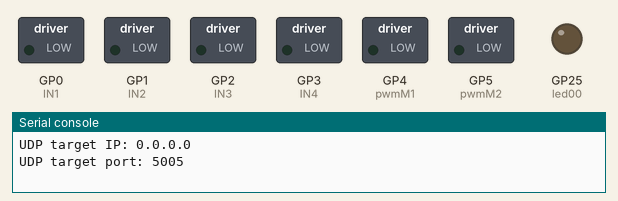
Recording of a program running on a simulated Raspberry Pi Pico running MicroPython. Parts: switched loads named in the program (green lamp = pin HIGH), output pins drawn as LEDs (lit = HIGH), the last lines printed to the serial console. WiFi joins after 1.5 s.

Above: at 0.1 s.
At 1.6 s:
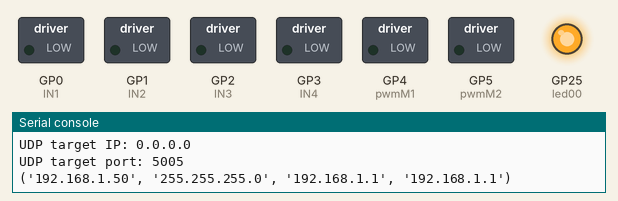
Timing chart, 0 to 4.0 s (numbered marks = the images above):
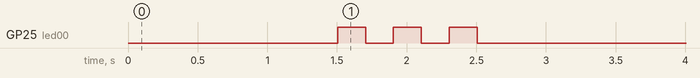

The program:

fodboldModule.py
```python
import UDP
import motor
import gear
import blink
import horn

def main():
    # Set up UDP connection
    sock, UDP_IP, UDP_PORT = UDP.UDP_setup("0.0.0.0", 5005, "ITEK 2nd", "2nd_Semester_F23v")
    sock.bind((UDP_IP, UDP_PORT))
    # Blink to indicate the Pico has been connected to the network
    blink.blink_pico(3)
    # Set PWM frequency
    motor.pwm_freq(1000, 1000)

    while True:
        # Receive controller input and assign to variables
        trig_left, trig_right, x_axis_right, \
            button_x, button_y, button_b = UDP.recv_input(sock, 1024, "utf-8")

        # Speed factor - To scale the dutycycle (speed)
        speed_scale = gear.change_gear(button_x, button_y)

        if button_b == 1:
            horn.honk()


        # Initialise left and right speed variables - If not done, the car moves slow
        left_speed = 0
        right_speed = 0

        # Check if either trigger is pressed to set motor speed
        if trig_right > 0:
            # Right trigger pressed, go forward
            left_speed = trig_right * speed_scale
            right_speed = trig_right * speed_scale
        elif trig_left > 0:
            # Left trigger pressed, go backward
            left_speed = trig_left * speed_scale
            right_speed = trig_left * speed_scale

        # Adjust left and right motor speeds based on turning factor (x_axis_right)
        if trig_right > 0 or trig_left > 0:
            # Modify the turning factor based on speed_scale,
            # so that turning speed scales properly
            turning_factor = x_axis_right * speed_scale
            left_speed -= turning_factor
            right_speed += turning_factor


        # Set motor speeds and directions
        if trig_right > 0:
            motor.forward(trig_right)
        elif trig_left > 0:
            motor.backward(trig_left)
        else:
            motor.stop_motors()


        # Set PWM duty cycle based on scaled speed
        # This is done to control the dutycycle
        # (speed) of the wheels, when turning
        pwm_duty_left = int(65536 * abs(left_speed))
        pwm_duty_right = int(65536 * abs(right_speed))
        motor.pwmM1.duty_u16(pwm_duty_left)
        motor.pwmM2.duty_u16(pwm_duty_right)

main()
```

UDP.py
```python
import network
import socket


# This function sets up a UDP connection to a specified network
def UDP_setup(listen_ip, listen_port, network_name, network_password):
    UDP_IP = listen_ip
    UDP_PORT = listen_port
    print("UDP target IP: %s" % UDP_IP)
    print("UDP target port: %s" % UDP_PORT)
    sock = socket.socket(socket.AF_INET,  # Internet
                         socket.SOCK_DGRAM)  # UDP
    ssid = network_name
    password = network_password
    station = network.WLAN(network.STA_IF)
    station.active(True)
    station.connect(ssid, password)
    while station.isconnected() == False:
        pass
    print(station.ifconfig())
    return sock, UDP_IP, UDP_PORT


# This function receives a UDP message, decodes it,
# splits it at the ":", assigns the index values to variables
# and returns those
# Buffersize and which decoding format
# needs to be specified as arguments
def recv_input(sock, buffer_size, utf_x):
    message = sock.recv(buffer_size)
    message_decoded = message.decode(utf_x)
    message_split = message_decoded.split(":")
    trig_left = float(message_split[0])     # Controls backward movement
    trig_right = float(message_split[1])    # Controls forward movement
    x_axis_right = float(message_split[2])  # This becomes the turning factor
    button_x = int(message_split[3])        # Used for changing gear down
    button_y = int(message_split[4])        # Used for changing gear up
    button_b = int(message_split[5])        # Used for honking
    return trig_left, trig_right, x_axis_right, button_x, button_y, button_b
```

motor.py
```python
import machine


""" PIN ASSIGNMENTS """
# H-Bridge Pins
IN1 = machine.Pin(0, machine.Pin.OUT)   # IN1 on = FORWARD
IN2 = machine.Pin(1, machine.Pin.OUT)   # IN2 on = BACKWARD
IN3 = machine.Pin(2, machine.Pin.OUT)   # IN3 on = FORWARD
IN4 = machine.Pin(3, machine.Pin.OUT)   # IN4 on = BACKWARD

# PWM Pin
pwmM1 = machine.PWM(machine.Pin(4))  #EN-A
pwmM2 = machine.PWM(machine.Pin(5))  #EN-B

def pwm_freq(freq1, freq2):
    # PWM Frequency
    pwmM1.freq(freq1)
    pwmM2.freq(freq2)

""" FUNCTIONS """
# Stops both motors
def stop_motors():
    IN1.off()
    IN2.off()
    IN3.off()
    IN4.off()

def forward(speed):
    IN1.on()
    IN2.off()
    IN3.on()
    IN4.off()
    pwmM1.duty_u16(int(65536 * speed))     # Left Speed
    pwmM2.duty_u16(int(65536 * speed))     # Right Speed

def backward(speed):
    IN1.off()
    IN2.on()
    IN3.off()
    IN4.on()
    pwmM1.duty_u16(int(65536 * speed))     # Left Speed
    pwmM2.duty_u16(int(65536 * speed))     # Right Speed
```

gear.py
```python
import display
# This function changes 'gears' by changing the variable
# we use to control the dutycycle (speed of the  car)

# Initialise speeds list, index and speed_factor
# 0.9 - Highest value, 0.4 - Next discernible difference,
# 0.25 - Lowest value while still being able to drive
speeds = [0.4, 0.9]
index = 1
speed_factor = speeds[index]

def change_gear(button_x, button_y):
    global speeds
    global index
    global speed_factor
    if button_y == 1:
        display.display_number(0)
        if index == 1:
            pass
        else:
            index += 1
            speed_factor = speeds[index]
    if button_x == 1:
        display.display_number(1)
        if index == 0:
            pass
        else:
            index -= 1
            speed_factor = speeds[index]
    return speed_factor
```

blink.py
```python
import machine
import time

led00 = machine.Pin("LED", machine.Pin.OUT)

"""Blink onboard LED"""
# For MicroPython. Needs 'machine' and 'time' modules,
# as well as the led00 variable
# The functions blinks the onboard LED a specified
# (x) amount of times, when Pico boots.
def blink_pico(amount):
    for i in range(amount):
        led00.on()
        time.sleep(.2)
        led00.off()
        time.sleep(.2)
```

horn.py
```python
import machine
import time

# Assign buzzer to pin
buzzer = machine.PWM(machine.Pin(11))
# Set duty cycle to 0 to turn off buzzer
buzzer.duty_u16(0)

def honk():
    buzzer.duty_u16(0)
    # Set a 50% duty cycle for the buzzer to produce a consistent tone
    buzzer.duty_u16(32767)
    # Play frequency / Pitch / Note
    buzzer.freq(1000)
    time.sleep(.5)
    buzzer.duty_u16(0)

def honk_stop():
    buzzer.duty_u16(0)
```

display.py
```python
import machine

# Assign display pins

seg_A = machine.Pin(18, machine.Pin.OUT)
seg_B = machine.Pin(17, machine.Pin.OUT)
seg_C = machine.Pin(16, machine.Pin.OUT)
seg_D = machine.Pin(15, machine.Pin.OUT)
seg_E = machine.Pin(14, machine.Pin.OUT)
seg_F = machine.Pin(13, machine.Pin.OUT)
seg_G = machine.Pin(12, machine.Pin.OUT)

pins = [seg_A, seg_B, seg_C, seg_D, seg_E, seg_F, seg_G]

# This list of 10 numbers shows the states of the pins for the segments
# to display the appropriate number.
# Index the list to display the correct number.

# numbers = [zero, one, two, three, four, five, six, seven, eight, nine, clear display]
numbers = [[1, 0, 1, 1, 0, 1, 1],
           [0, 1, 1, 0, 1, 1, 1]]

def display_number(number_to_display):
    pin = 0
    for segment in range(7):
        pins[pin].value(numbers[number_to_display][segment])
        pin += 1
    return number_to_display
```
